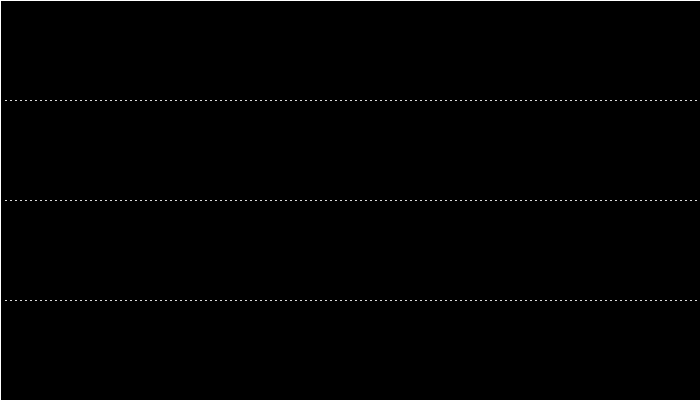
Frame 1 (no input)
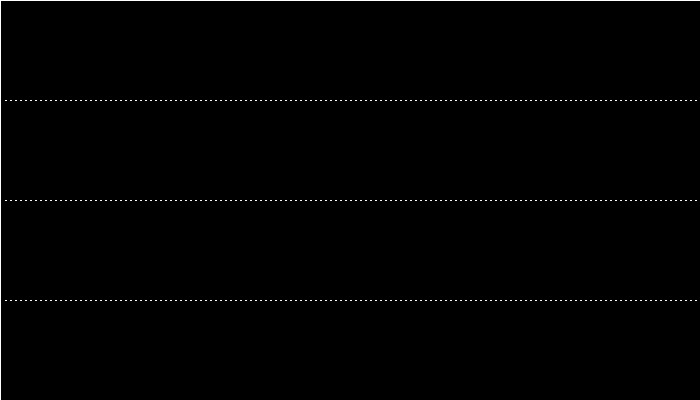
Frame 60 (the mouse pressed at the canvas centre just before this capture)
Frame 120 (the mouse held since frame 60 and released just before this capture): identical to frame 60, image omitted

The Processing sketch that drew these frames (run headless with seeded random() and noise(); from frame 60 on, the mouse is pressed at the canvas centre):

// Processing sketch: processing_35843
// ── processing_35843.pde

int noLines = 3;
int noPart = 140;


float a = 1.1; //for accelleration
float speeds[] = { 2,2,2}; // speed array for line speed
float restLine[]= { 100,200,300};// array for where lines come back to rest
float disp[] = { 0,0,0};

boolean mousemoving;

void setup() {
  size(700,400); 
  background(0); 
  stroke(255);
  smooth();


}



void draw() {
  ///this makes the particles fade
  fill (0,50);
  rect(0,0,700,400);
  //background(0);
  
//// makes them move to the mouse and go back to rest
  if (mousemoving) {
    for (int i = 0; i < noLines; i=i+1) {
      speeds[i] = speeds[i]*a;
      
      if (restLine[i]+disp[i] < mouseX) {
        disp[i] += speeds[i];
      }
      if (restLine[i]+disp[i] > mouseX) {
        disp[i] -= speeds[i];
      }
    }
  }else{
    
     speeds[0] = speeds[0]*a;
     speeds[1] = speeds[1]*a;
     speeds[2] = speeds[2]*a;
    for (int i = 0; i < noLines; i++) {
      if(disp[i] < 0) {
        disp[i] += speeds[i];

      }
      if (disp[i] > 0) {
        disp[i] -= speeds[i];
      }
    }
  }

  // this draws the lines
  
  
    for (int i = 0; i < noLines; i++) {
     for (int k = 1; k <= noPart; k++){
      //line( (width/noPart)*k, restLine[i]+(disp[i]/700)*mouseX, (width/noPart)*k + 1, restLine[i]+(disp[i]/700)*mouseX);
     float distMousePoint = dist(mouseX,mouseY*(noPart/noPart), width/noPart*k, restLine[i]+(disp[i]/700)*mouseX);
     
      float dist_to_point = dist(mouseX, mouseY*noLines, width/noPart*k, restLine[i]+(disp[i]/700)*mouseX);
      line( (width/noPart)*k, restLine[i]+(disp[i]/400)*(500-dist_to_point), (width/noPart)*k + 1, restLine[i]+(disp[i]/400)*(500-dist_to_point));

     

  }
   }
  
  //this resets mouse moving 
  if (mousemoving){
     speeds[0] = 1;
     speeds[1] = 1;
     speeds[2] = 1;
  }
  mousemoving = false;
  
}

void mouseMoved() {
  mousemoving = true;
  //changes speeds acording to mouses position
   if (mouseY <= height/ noLines && mouseY >= 0){
     speeds[0] = 2;
     speeds[1] = 1;
     speeds[2] = 0;
   }
   if (mouseY <= (height/ noLines)*2 && mouseY > height/ noLines){
     speeds[0] = 1;
     speeds[1] = 2;
     speeds[2] = 1;
   }
   if (mouseY <= (height/ noLines)*3 && mouseY > (height/ noLines)*2){
     speeds[0] = 0;
     speeds[1] = 1;
     speeds[2] = 2;
   }
}
